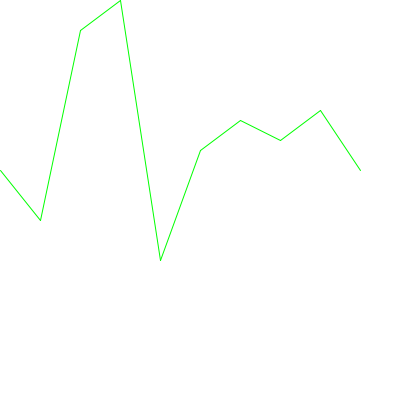
Frame 1 (no input)
Frame 2 (the mouse pressed at the canvas centre, redrawn once): identical to frame 1, image omitted

The Processing sketch that drew this single still picture (run headless with seeded random() and noise(); the mouse was pressed at the canvas centre and the sketch redrawn once):

// Processing sketch: processing_164766
// ── processing_164766.pde



float[] graphNums = {
  17, 22, 3, 0, 26, 15, 12, 14, 11, 17
};
 
void setup() {
  size(400, 400);
}
 
 
void draw() {
 
  background(255);
  stroke(0,255,0);
  for (int i = 0; i < graphNums.length-1; i++) {
    float x1 = i * 40;
    float y1 =  (graphNums[i] * 10);
 
    float x2 = (i+1) * 40;
    float y2 =  (graphNums[i+1] * 10);
 
    line(x1, y1, x2, y2);
  }
  noLoop();
}
